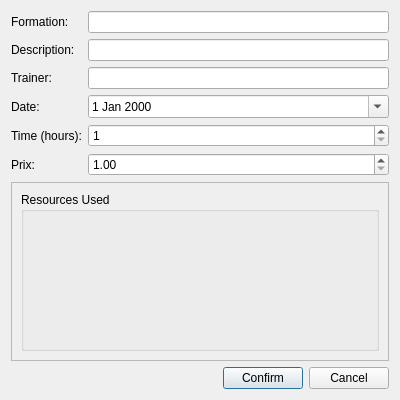
<?xml version="1.0" encoding="UTF-8"?>
<ui version="4.0">
 <class>UpdateTrainingDialog</class>
 <widget class="QDialog" name="UpdateTrainingDialog">
  <property name="geometry">
   <rect>
    <x>0</x>
    <y>0</y>
    <width>400</width>
    <height>400</height>
   </rect>
  </property>
  <property name="minimumSize">
   <size>
    <width>400</width>
    <height>400</height>
   </size>
  </property>
  <property name="windowTitle">
   <string>Update Training</string>
  </property>
  <layout class="QVBoxLayout" name="verticalLayout">
   <item>
    <layout class="QFormLayout" name="formLayout">
     <item row="0" column="0">
      <widget class="QLabel" name="label_formation">
       <property name="text">
        <string>Formation:</string>
       </property>
      </widget>
     </item>
     <item row="0" column="1">
      <widget class="QLineEdit" name="formationLineEdit"/>
     </item>
     <item row="1" column="0">
      <widget class="QLabel" name="label_description">
       <property name="text">
        <string>Description:</string>
       </property>
      </widget>
     </item>
     <item row="1" column="1">
      <widget class="QLineEdit" name="descriptionLineEdit"/>
     </item>
     <item row="2" column="0">
      <widget class="QLabel" name="label_trainer">
       <property name="text">
        <string>Trainer:</string>
       </property>
      </widget>
     </item>
     <item row="2" column="1">
      <widget class="QLineEdit" name="trainerLineEdit"/>
     </item>
     <item row="3" column="0">
      <widget class="QLabel" name="label_date">
       <property name="text">
        <string>Date:</string>
       </property>
      </widget>
     </item>
     <item row="3" column="1">
      <widget class="QDateEdit" name="dateEdit">
       <property name="calendarPopup">
        <bool>true</bool>
       </property>
      </widget>
     </item>
     <item row="4" column="0">
      <widget class="QLabel" name="label_time">
       <property name="text">
        <string>Time (hours):</string>
       </property>
      </widget>
     </item>
     <item row="4" column="1">
      <widget class="QSpinBox" name="timeSpinBox">
       <property name="minimum">
        <number>1</number>
       </property>
       <property name="maximum">
        <number>30</number>
       </property>
      </widget>
     </item>
     <item row="5" column="0">
      <widget class="QLabel" name="label_prix">
       <property name="text">
        <string>Prix:</string>
       </property>
      </widget>
     </item>
     <item row="5" column="1">
      <widget class="QDoubleSpinBox" name="prixSpinBox">
       <property name="minimum">
        <double>1.000000000000000</double>
       </property>
       <property name="maximum">
        <double>1000.000000000000000</double>
       </property>
       <property name="decimals">
        <number>2</number>
       </property>
      </widget>
     </item>
    </layout>
   </item>
   <item>
    <widget class="QScrollArea" name="resourcesScrollArea">
     <property name="widgetResizable">
      <bool>true</bool>
     </property>
     <widget class="QWidget" name="scrollAreaWidgetContents">
      <property name="geometry">
       <rect>
        <x>0</x>
        <y>0</y>
        <width>380</width>
        <height>100</height>
       </rect>
      </property>
      <layout class="QVBoxLayout" name="scrollAreaLayout">
       <item>
        <widget class="QGroupBox" name="resourcesGroupBox">
         <property name="title">
          <string>Resources Used</string>
         </property>
         <layout class="QVBoxLayout" name="resourcesVBoxLayout"/>
        </widget>
       </item>
      </layout>
     </widget>
    </widget>
   </item>
   <item>
    <layout class="QHBoxLayout" name="horizontalLayout">
     <item>
      <spacer name="horizontalSpacer">
       <property name="orientation">
        <enum>Qt::Orientation::Horizontal</enum>
       </property>
       <property name="sizeHint" stdset="0">
        <size>
         <width>40</width>
         <height>20</height>
        </size>
       </property>
      </spacer>
     </item>
     <item>
      <widget class="QPushButton" name="confirmButton">
       <property name="text">
        <string>Confirm</string>
       </property>
      </widget>
     </item>
     <item>
      <widget class="QPushButton" name="cancelButton">
       <property name="text">
        <string>Cancel</string>
       </property>
      </widget>
     </item>
    </layout>
   </item>
  </layout>
 </widget>
 <resources/>
 <connections/>
</ui>
